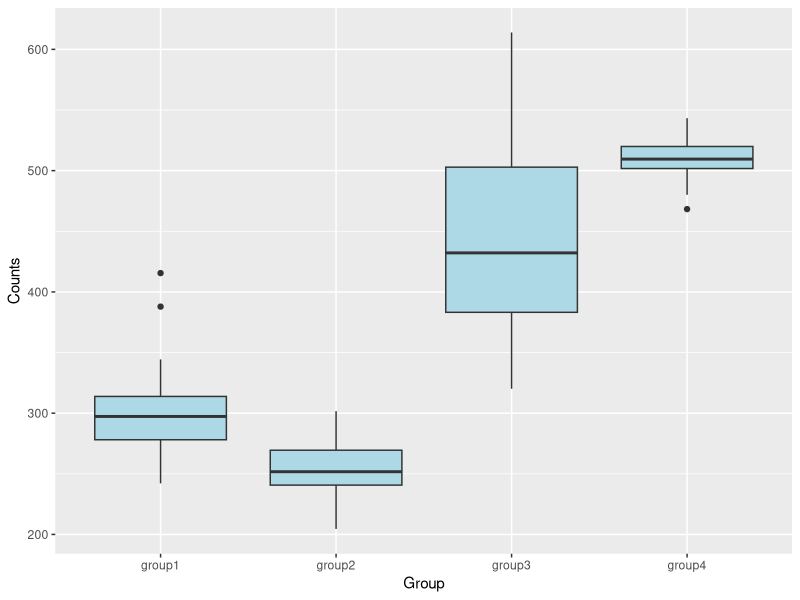
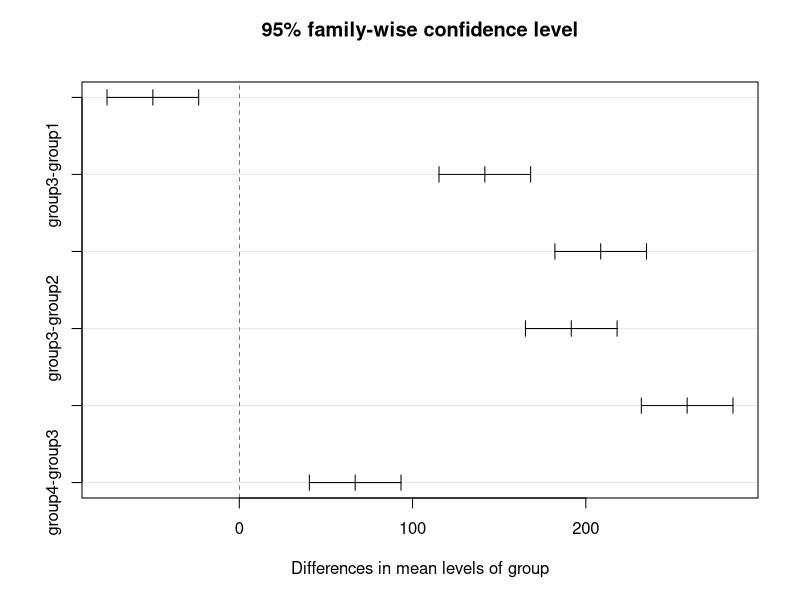
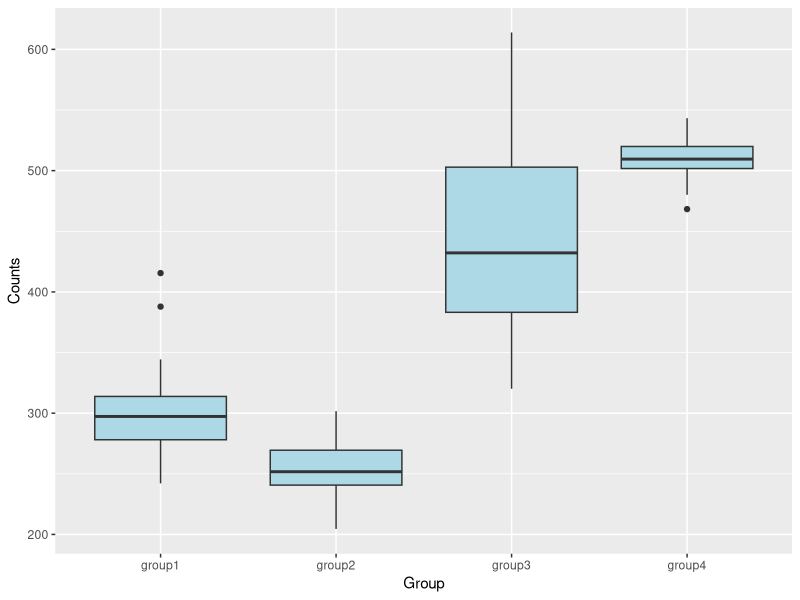

These figures' R source, in order:
## ---- chunk 1
knitr::opts_chunk$set(echo = TRUE)
## ---- chunk 2
# Description ---------------------------
# Simulations of a rotifer count data set and ANOVA analysis
# 23 March 2022
# AGS

# Initialize ----------------------------
library(tidyverse)
library(multcomp)
set.seed(100)

# Create and Load Functions ------------------------

################################
# FUNCTION: create_dataset
# purpose: create a simulated data frame of rotifer counts for the four lake groups
# input: n (sample size)
# output: data frame
# ------------------------------
create_dataset <- function(n = sample(20:80, 1)) {
  
  # create data frame
  d_frame <- data.frame(group1 = rnorm(n = n, mean = 300, sd = 50), # simulate count data, group 1
                        group2 = rnorm(n = n, mean = 250, sd = 20), # simulate count data, group 2
                        group3 = rnorm(n = n, mean = 455, sd = 65), # simulate count data, group 3
                        group4 = rnorm(n = n, mean = 511, sd = 20)) # simulate count data, group 4
  
  d_frame <- d_frame %>% pivot_longer(cols = group1:group4, # make the data frame longer
                                      names_to = "group",
                                      values_to = "counts")
  return(d_frame)
}

#create_dataset()


################################
# FUNCTION: run_stats
# purpose: run one-way ANOVA analysis and extract p-value
# input: data frame of rotifer counts for the four lake groups, and n
# output: p value from one-way ANOVA
# ------------------------------
run_stats <- function(data = NULL, n = sample(20:80, 1)) {
  if(is.null(data)) {
    d_frame <- data.frame(group = rep(c("group1", "group2", "group3", "group4"), each = n), 
                          counts = runif(4*n, min=200, max=600))
  }

  ano_model <- aov(counts~group, data = d_frame)
  z <- summary(ano_model) # model output
  ano_stats <- list(f_pval <- unlist(z)[9])
  return(ano_stats)
}

#run_stats()

################################
# FUNCTION: graph_data
# purpose: create a boxplot of the rotifer counts in the four groups
# input: data frame of rotifer counts for the four lake groups, and n
# output: boxplot of rotifer counts for the four lake groups
# ------------------------------
graph_data <- function(data = NULL, n = sample(20:80, 1)) {
  if(is.null(data)) {
    d_frame <- data.frame(group = rep(c("group1", "group2", "group3", "group4"), each = n), 
                          counts = runif(4*n, min=200, max=600))
  }
  
  ano_plot <- ggplot(data = d_frame) +
            aes(x = group, y = counts) +
            geom_boxplot(fill = "lightblue") +
            labs(x = "Group", y = "Counts")
  return(ano_plot)
}

#graph_data()


# Global Variables ----------------------
n <- 36 # sample size for each group

# Program Body --------------------------

d_frame <- create_dataset(n = n)

p_val <- run_stats(data = d_frame, n = n)

boxplot <- graph_data(data = d_frame) # create boxplot

print(boxplot) # print boxplot
print(p_val) # print p-value
## ---- chunk 3
# Description ---------------------------
# Simulations of a rotifer count data set, ANOVA analysis, and post-hoc tests
# 23 March 2022
# AGS

# Initialize ----------------------------
library(tidyverse)
set.seed(100)

# Create and Load Functions ------------------------

################################
# FUNCTION: create_dataset
# purpose: create a simulated data frame of rotifer counts for the four lake groups
# input: n (sample size)
# output: data frame
# ------------------------------
create_dataset <- function(n = sample(20:80, 1)) {
  
  # create data frame
  d_frame <- data.frame(group1 = rnorm(n = n, mean = 300, sd = 50), # simulate count data, group 1
                        group2 = rnorm(n = n, mean = 250, sd = 20), # simulate count data, group 2
                        group3 = rnorm(n = n, mean = 455, sd = 65), # simulate count data, group 3
                        group4 = rnorm(n = n, mean = 511, sd = 20)) # simulate count data, group 4
  
  d_frame <- d_frame %>% pivot_longer(cols = group1:group4, # make the data frame longer
                                      names_to = "group",
                                      values_to = "counts")
  return(d_frame)
}

#create_dataset()

################################
# FUNCTION: run_stats
# purpose: run one-way ANOVA analysis and post-hoc Tukey HSD test
# input: data frame of rotifer counts for the four lake groups, and n
# output: p value from one-way ANOVA, Tukey HSD results, Tukey figure
# ------------------------------
run_stats <- function(data = NULL, n = sample(20:80, 1)) {
  if(is.null(data)) {
    d_frame <- data.frame(group = rep(c("group1", "group2", "group3", "group4"), each = n), 
                          counts = runif(4*n, min=200, max=600))
  }

  ano_model <- aov(counts~group, data = d_frame)
  z <- summary(ano_model) # model output
  ano_stats <- list(f_pval <- unlist(z)[9])
  
  tukey <- TukeyHSD(ano_model) # run Tukey HSD test
  flat_out <- unlist(tukey) # unlist
  
  return(c(ano_stats, tukey, plot(tukey))) # return p val, tukey results, and tukey figure
}

#run_stats()

################################
# FUNCTION: graph_data
# purpose: create a boxplot of the rotifer counts in the four groups
# input: data frame of rotifer counts for the four lake groups, and n
# output: boxplot of rotifer counts for the four lake groups
# ------------------------------
graph_data <- function(data = NULL, n = sample(20:80, 1)) {
  if(is.null(data)) {
    d_frame <- data.frame(group = rep(c("group1", "group2", "group3", "group4"), each = n), 
                          counts = runif(4*n, min=200, max=600))
  }
  
  ano_plot <- ggplot(data = d_frame) +
            aes(x = group, y = counts) +
            geom_boxplot(fill = "lightblue") +
            labs(x = "Group", y = "Counts")
  return(ano_plot)
}

#graph_data()

# Global Variables ----------------------
n <- 36 # sample size for each group

# Program Body --------------------------

d_frame <- create_dataset(n = n)

stats <- run_stats(data = d_frame, n = n)

boxplot <- graph_data(data = d_frame) # create boxplot

print(boxplot) # print boxplot
print(stats[1]) # print p-value from ANOVA
print(stats[2]) # print Tukey HSD results
